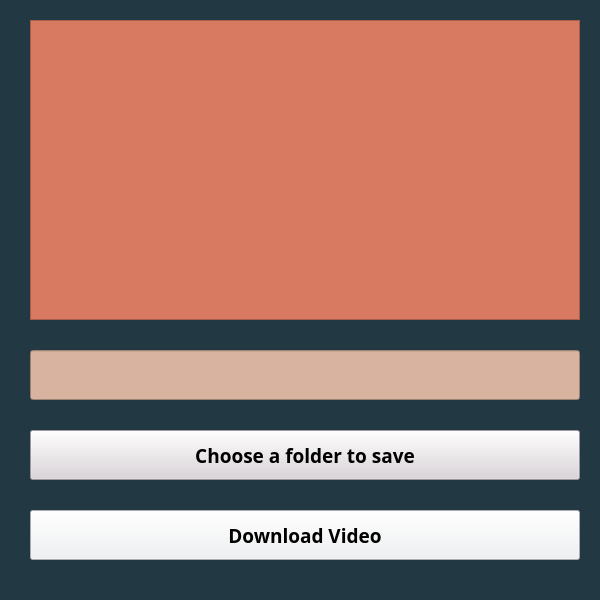
<?xml version="1.0" encoding="UTF-8"?>
<ui version="4.0">
 <class>MainWindow</class>
 <widget class="QMainWindow" name="MainWindow">
  <property name="geometry">
   <rect>
    <x>0</x>
    <y>0</y>
    <width>600</width>
    <height>600</height>
   </rect>
  </property>
  <property name="windowTitle">
   <string>MainWindow</string>
  </property>
  <property name="styleSheet">
   <string notr="true">background-color: #223843;</string>
  </property>
  <widget class="QWidget" name="centralwidget">
   <widget class="QPlainTextEdit" name="plainTextEdit">
    <property name="geometry">
     <rect>
      <x>30</x>
      <y>20</y>
      <width>550</width>
      <height>300</height>
     </rect>
    </property>
    <property name="font">
     <font>
      <family>Arial Black</family>
      <pointsize>20</pointsize>
      <weight>75</weight>
      <bold>true</bold>
     </font>
    </property>
    <property name="styleSheet">
     <string notr="true">QPlainTextEdit{
background-color: #D77A61;
border: 5px solid &quot;red&quot;;
color: &quot;white&quot;;
}</string>
    </property>
   </widget>
   <widget class="QLineEdit" name="lineEdit">
    <property name="geometry">
     <rect>
      <x>30</x>
      <y>350</y>
      <width>550</width>
      <height>50</height>
     </rect>
    </property>
    <property name="font">
     <font>
      <family>Arial Black</family>
      <pointsize>16</pointsize>
      <weight>75</weight>
      <bold>true</bold>
     </font>
    </property>
    <property name="styleSheet">
     <string notr="true">QLineEdit{
background-color: #D8B4A0;
border: 5px solid &quot;red&quot;;
color: &quot;black&quot;;
}</string>
    </property>
    <property name="alignment">
     <set>Qt::AlignCenter</set>
    </property>
   </widget>
   <widget class="QPushButton" name="pushButton">
    <property name="geometry">
     <rect>
      <x>30</x>
      <y>430</y>
      <width>550</width>
      <height>50</height>
     </rect>
    </property>
    <property name="font">
     <font>
      <family>Arial Black</family>
      <pointsize>14</pointsize>
      <weight>75</weight>
      <bold>true</bold>
     </font>
    </property>
    <property name="styleSheet">
     <string notr="true">QPushButton{
background-color: #DBD3D8;
border: 5px solid &quot;red&quot;;
color: &quot;black&quot;;
}

QPushButton:hover{
background-color: &quot;brown&quot;;
border: 5px solid &quot;red&quot;;
color: &quot;black&quot;;
}

QPushButton:pressed{
background-color: #DBD3D8;
border: 5px solid &quot;white&quot;;
color: &quot;black&quot;;
}</string>
    </property>
    <property name="text">
     <string>Choose a folder to save</string>
    </property>
   </widget>
   <widget class="QPushButton" name="pushButton_2">
    <property name="geometry">
     <rect>
      <x>30</x>
      <y>510</y>
      <width>550</width>
      <height>50</height>
     </rect>
    </property>
    <property name="font">
     <font>
      <family>Arial Black</family>
      <pointsize>14</pointsize>
      <weight>75</weight>
      <bold>true</bold>
     </font>
    </property>
    <property name="styleSheet">
     <string notr="true">QPushButton{
background-color: #EFF1F3;
border: 5px solid &quot;red&quot;;
color: &quot;black&quot;;
}

QPushButton:hover{
background-color: &quot;brown&quot;;
border: 5px solid &quot;red&quot;;
color: &quot;black&quot;;
}

QPushButton:pressed{
background-color: #DBD3D8;
border: 5px solid &quot;white&quot;;
color: &quot;black&quot;;
}</string>
    </property>
    <property name="text">
     <string>Download Video</string>
    </property>
   </widget>
  </widget>
 </widget>
 <resources/>
 <connections/>
</ui>
